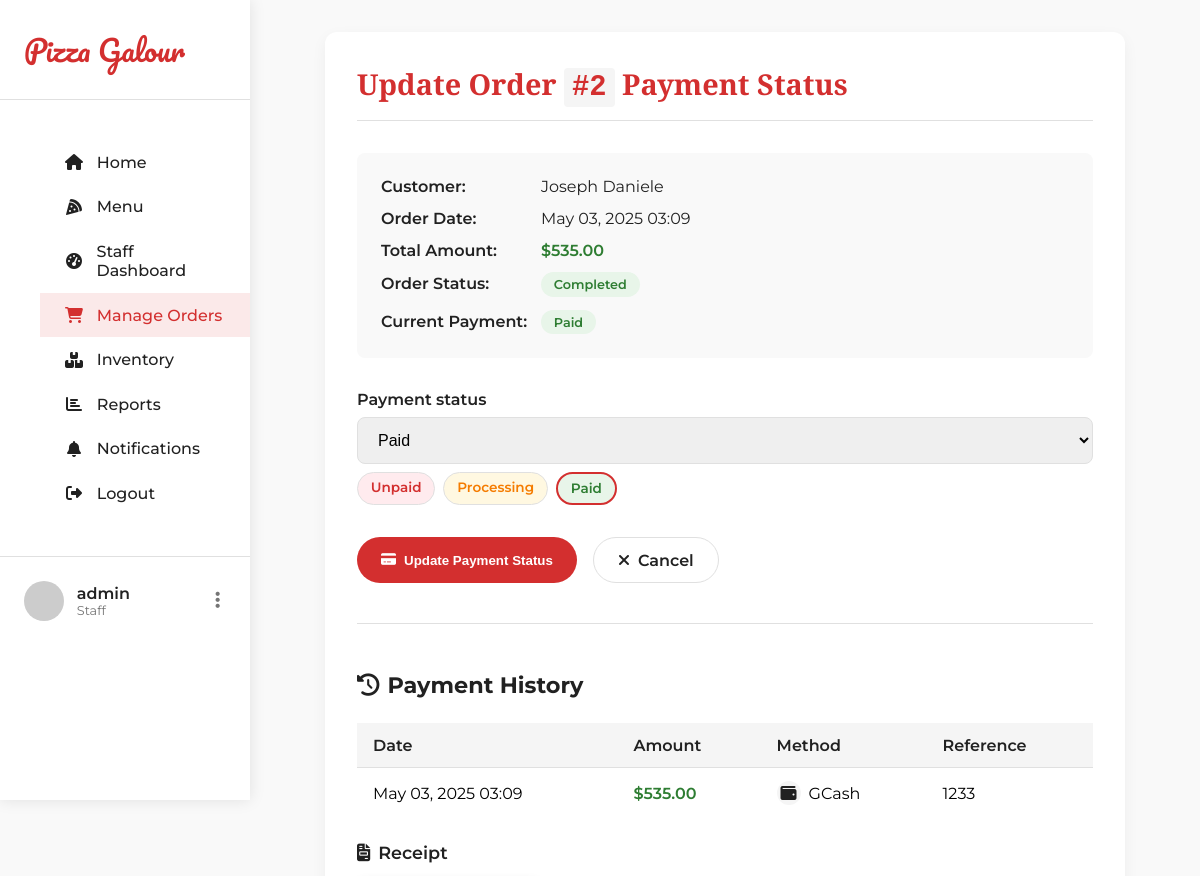
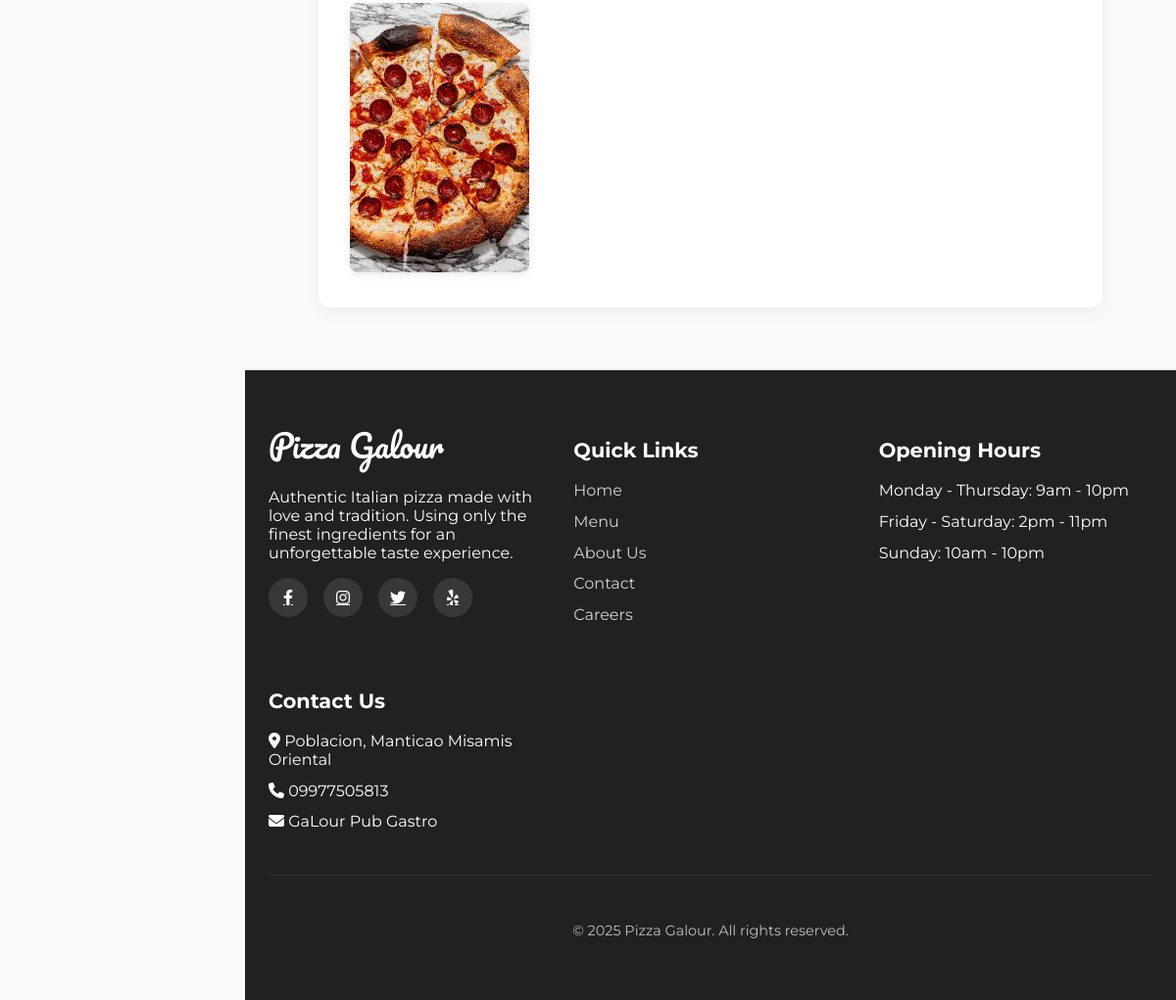
Page /orders/update-payment-status/2/ (signed in) on the committed database (2 pictures, top to bottom).
### orders/models.py (models this page shows, shortened)
class Order(models.Model):
    STATUS_CHOICES = (
        ('pending', 'Pending'),
        ('accepted', 'Accepted'),
        ('rejected', 'Rejected'),
        ('preparing', 'Preparing'),
        ('ready', 'Ready for Pickup/Delivery'),
        ('completed', 'Completed'),
        ('cancelled', 'Cancelled'),
    )
    PAYMENT_STATUS = (
        ('unpaid', 'Unpaid'),
        ('processing', 'Processing'),
        ('paid', 'Paid'),
    )
    customer = models.ForeignKey(
        Customer,
        on_delete=models.CASCADE,
        related_name='orders'
    )
    order_date = models.DateTimeField(auto_now_add=True)
    status = models.CharField(
        max_length=20,
        choices=STATUS_CHOICES,
        default='pending'
    )
    payment_status = models.CharField(
        max_length=20,
        choices=PAYMENT_STATUS,
        default='unpaid'
    )
    total_amount = models.DecimalField(
        max_digits=10,
        decimal_places=2,
        default=0
    )
    notes = models.TextField(blank=True, null=True)
    updated_at = models.DateTimeField(auto_now=True)

class PaymentTransaction(models.Model):
    PAYMENT_METHODS = (
        ('cash', 'Cash'),
        ('gcash', 'GCash'),
    )
    order = models.ForeignKey(
        Order,
        on_delete=models.CASCADE,
        related_name='payments'
    )
    amount = models.DecimalField(max_digits=10, decimal_places=2)
    payment_method = models.CharField(max_length=20, choices=PAYMENT_METHODS)
    transaction_date = models.DateTimeField(auto_now_add=True)
    reference_number = models.CharField(
        max_length=100,
        blank=True,
        null=True
    )
    receipt_image = models.ImageField(
        upload_to='receipts/',
        blank=True,
        null=True
    )
    notes = models.TextField(blank=True, null=True)
    processed_by = models.ForeignKey(
        User,
        on_delete=models.SET_NULL,
        null=True,
        blank=True,
        related_name='processed_payments'
    )

### accounts/models.py (models this page shows, shortened)
class Customer(models.Model):
    user = models.OneToOneField(User, on_delete=models.CASCADE, related_name='customer')
    phone = models.CharField(max_length=15, blank=True, null=True)
    address = models.TextField(blank=True, null=True)
    created_at = models.DateTimeField(auto_now_add=True)
    updated_at = models.DateTimeField(auto_now=True)

### orders/views.py (the view)
# urls.py: path('update-payment-status/<int:pk>/', views.update_payment_status, name='update_payment_status'),
@login_required
def update_payment_status(request, pk):
    if not request.user.is_staff:
        messages.error(request, 'You do not have permission to access this page.')
        return redirect('menu')
    order = get_object_or_404(Order, pk=pk)
    if request.method == 'POST':
        form = PaymentStatusForm(request.POST, instance=order)
        if form.is_valid():
            form.save()
            messages.success(request, f'Order #{order.id} payment status updated successfully!')
            return redirect('order_detail', pk=order.id)
    else:
        form = PaymentStatusForm(instance=order)
    return render(request, 'orders/update_payment_status.html', {'form': form, 'order': order})

### templates/orders/update_payment_status.html (shortened to what this page needs)
{% extends 'base.html' %}
{% block content %}
<div class="payment-update-container">
    <div class="payment-update-card">
        <div class="payment-update-header">
            <h2 class="payment-update-title">Update Order <span class="order-id">#{{ order.id }}</span> Payment Status</h2>
        </div>
        <div class="order-details">
            <div class="order-detail-row">
                <div class="order-detail-label">Customer:</div>
                <div class="order-detail-value">{{ order.customer.user.get_full_name|default:order.customer.user.username }}</div>
            </div>
            <div class="order-detail-row">
                <div class="order-detail-label">Order Date:</div>
                <div class="order-detail-value">{{ order.order_date|date:"M d, Y H:i" }}</div>
            </div>
            <div class="order-detail-row">
                <div class="order-detail-label">Total Amount:</div>
                <div class="order-detail-value order-amount">${{ order.total_amount }}</div>
            </div>
            <div class="order-detail-row">
                <div class="order-detail-label">Order Status:</div>
                <div class="order-detail-value">
                    <span class="order-status status-{{ order.status }}">
                        {{ order.get_status_display }}
                    </span>
                </div>
            </div>
            <div class="order-detail-row">
                <div class="order-detail-label">Current Payment:</div>
                <div class="order-detail-value">
                    <span class="payment-status payment-{{ order.payment_status }}">
                        {{ order.get_payment_status_display }}
                    </span>
                </div>
            </div>
        </div>
        <form method="post" id="updatePaymentForm">
            {% for field in form %}
                <div class="form-group">
                    <label for="{{ field.id_for_label }}">{{ field.label }}</label>
                    {{ field }}
                    {% if field.name == 'payment_status' %}
                        <div class="payment-options">
                            <div class="payment-option payment-unpaid" data-value="unpaid">Unpaid</div>
                            <div class="payment-option payment-processing" data-value="processing">Processing</div>
                            <div class="payment-option payment-paid" data-value="paid">Paid</div>
                        </div>
                    {% endif %}
                </div>
            {% endfor %}
            <div class="form-actions">
                <button type="submit" class="btn-update">
                    <i class="fas fa-credit-card"></i> Update Payment Status
                </button>
                <a href="{% url 'order_detail' order.id %}" class="btn-cancel">
                    <i class="fas fa-times"></i> Cancel
                </a>
            </div>
        </form>
        {% if order.payments.all %}
            <div class="payment-history">
                <h3 class="payment-history-title">
                    <i class="fas fa-history"></i> Payment History
                </h3>
                <table class="payment-history-table">
                    <thead>
                        <tr>
                            <th>Date</th>
                            <th>Amount</th>
                            <th>Method</th>
                            <th>Reference</th>
                        </tr>
                    </thead>
                    <tbody>
                        {% for payment in order.payments.all %}
                            <tr>
                                <td class="payment-date">{{ payment.transaction_date|date:"M d, Y H:i" }}</td>
                                <td class="payment-amount order-amount">${{ payment.amount }}</td>
                                <td>
                                    <span class="payment-method">
                                        <span class="payment-method-icon">
                                            {% if payment.payment_method == 'cash' %}
                                                <i class="fas fa-money-bill-wave"></i>
                                            {% elif payment.payment_method == 'credit_card' %}
                                                <i class="fas fa-credit-card"></i>
                                            {% elif payment.payment_method == 'bank_transfer' %}
                                                <i class="fas fa-university"></i>
                                            {% else %}
                                                <i class="fas fa-wallet"></i>
                                            {% endif %}
                                        </span>
                                        {{ payment.get_payment_method_display }}
                                    </span>
                                </td>
                                <td>{{ payment.reference_number|default:"-" }}</td>
                            </tr>
                        {% endfor %}
                    </tbody>
                </table>
                {% for payment in order.payments.all %}
                    {% if payment.receipt_image %}
                        <div class="receipt-container">
                            <h4 class="receipt-title">
                                <i class="fas fa-file-invoice"></i> Receipt
                            </h4>
                            <img src="{{ payment.receipt_image.url }}" alt="Receipt" class="receipt-image">
                        </div>
                    {% endif %}
                {% endfor %}
            </div>
        {% endif %}
    </div>
</div>
{% endblock %}

### templates/base.html (shortened to what this page needs)
<!DOCTYPE html>
<html lang="en">
<head>
    <link rel="stylesheet" href="https://cdnjs.cloudflare.com/ajax/libs/font-awesome/6.4.0/css/all.min.css">
</head>
<body>
    <div class="page-wrapper">
        <aside class="sidebar">
            <div class="sidebar-header">
                <a href="{% url 'home' %}" class="sidebar-logo">Pizza Galour</a>
            </div>
            <nav class="sidebar-nav">
                <ul>
                    <li class="nav-item">
                        <a href="/" class="nav-link {% if request.path == '/' %}active{% endif %}">
                            <i class="fas fa-home"></i> Home
                        </a>
                    </li>
                    <li class="nav-item">
                        <a href="{% url 'menu' %}" class="nav-link {% if 'menu' in request.path %}active{% endif %}">
                            <i class="fas fa-pizza-slice"></i> Menu
                        </a>
                    </li>
                    {% if user.is_authenticated %}
                        {% if user.is_staff %}
                            <li class="nav-item">
                                <a href="{% url 'dashboard' %}" class="nav-link {% if 'dashboard' in request.path %}active{% endif %}">
                                    <i class="fas fa-tachometer-alt"></i> Staff Dashboard
                                </a>
                            </li>
                            <li class="nav-item">
                                <a href="{% url 'order_list' %}" class="nav-link {% if 'orders' in request.path %}active{% endif %}">
                                    <i class="fas fa-shopping-cart"></i> Manage Orders
                                </a>
                            </li>
                            <li class="nav-item">
                                <a href="{% url 'inventory_list' %}" class="nav-link {% if 'inventory' in request.path %}active{% endif %}">
                                    <i class="fas fa-boxes"></i> Inventory
                                </a>
                            </li>
                            <li class="nav-item">
                                <a href="{% url 'report_list' %}" class="nav-link {% if 'reports' in request.path %}active{% endif %}">
                                    <i class="fas fa-chart-bar"></i> Reports
                                </a>
                            </li>
                            <li class="nav-item">
                                <a href="{% url 'notification_list' %}" class="nav-link {% if 'notifications' in request.path %}active{% endif %}">
                                    <i class="fas fa-bell"></i> Notifications
                                </a>
                            </li>
                        {% endif %}
                        <li class="nav-item">
                            <a href="{% url 'logout' %}" class="nav-link">
                                <i class="fas fa-sign-out-alt"></i> Logout
                            </a>
                        </li>
                    {% endif %}
                </ul>
            </nav>
            {% if request.user.is_authenticated %}
            <div class="user-section">
                <img src="{{ request.user.profile.avatar.url|default:'https://ui-avatars.com/api/?name='|add:request.user.username }}" alt="{{ request.user.username }}" class="user-avatar">
                <div class="user-info">
                    <h4 class="user-name">{{ request.user.get_full_name|default:request.user.username }}</h4>
                    <p class="user-role">{% if request.user.is_staff %}Staff{% else %}Customer{% endif %}</p>
                </div>
                <button class="user-dropdown">
                    <i class="fas fa-ellipsis-v"></i>
                </button>
            </div>
            {% else %}
            <div class="user-section">
                <a href="{% url 'login' %}" class="btn btn-primary" style="width: 100%;">Login</a>
            </div>
            {% endif %}
        </aside>
        <div class="content-wrapper">
            <main>
                {% block content %}{% endblock %}
            </main>
            <footer class="main-footer">
                <div class="container">
                    <div class="footer-content">
                        <div class="footer-section">
                            <span class="footer-logo">Pizza Galour</span>
                            <p>Authentic Italian pizza made with love and tradition. Using only the finest ingredients for an unforgettable taste experience.</p>
                            <div class="footer-social">
                                <a href="#"><i class="fab fa-facebook-f"></i></a>
                                <a href="#"><i class="fab fa-instagram"></i></a>
                                <a href="#"><i class="fab fa-twitter"></i></a>
                                <a href="#"><i class="fab fa-yelp"></i></a>
                            </div>
                        </div>
                        <div class="footer-section">
                            <h3>Quick Links</h3>
                            <ul class="footer-links">
                                <li><a href="{% url 'home' %}">Home</a></li>
                                <li><a href="{% url 'menu' %}">Menu</a></li>
                                <li><a href="#">About Us</a></li>
                                <li><a href="#">Contact</a></li>
                                <li><a href="#">Careers</a></li>
                            </ul>
                        </div>
                        <div class="footer-section">
                            <h3>Opening Hours</h3>
                            <ul class="footer-links">
                                <li>Monday - Thursday: 9am - 10pm</li>
                                <li>Friday - Saturday: 2pm - 11pm</li>
                                <li>Sunday: 10am - 10pm</li>
                            </ul>
                        </div>
                        <div class="footer-section">
                            <h3>Contact Us</h3>
                            <ul class="footer-links">
                                <li><i class="fas fa-map-marker-alt"></i> Poblacion, Manticao Misamis Oriental</li>
                                <li><i class="fas fa-phone"></i> 09977505813</li>
                                <li><i class="fas fa-envelope"></i> GaLour Pub Gastro</li>
                            </ul>
                        </div>
                    </div>
                    <div class="footer-bottom">
                        <p>&copy; {% now "Y" %} Pizza Galour. All rights reserved.</p>
                    </div>
                </div>
            </footer>
        </div>
    </div>
</body>
</html>

### rows in the picture
Order: id "2", customer.user.get_full_name "Joseph Daniele", order_date "May 03, 2025 03:09", total_amount "535.00", status "Completed", payment_status "Paid", form "Paid"
PaymentTransaction: transaction_date "May 03, 2025 03:09", amount "535.00", payment_method "GCash", reference_number "1233", receipt_image (picture)

### other values in the picture
{{ request.user.get_full_name|default:request.user.username }} "admin"
{{ field.label }} "Payment status"
